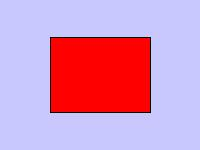
#> input picture Enfoque 2/7_Percepción/Gato.jpg, 200 x 150 px, found by its file name
$ python 49__reconocimiento_objetos.py
#> lines starting #> are read from the running program, lines starting #| are printed output that depends on the picture
# pip install scikit-image matplotlib

import numpy as np
import matplotlib.pyplot as plt
from skimage import io, color # Para cargar imagen y convertir a gris
from skimage.feature import local_binary_pattern # Para calcular LBP
import os

# Definir Nombres de Archivo
archivo_entrada = "/workspaces/KenyaGabrielaFrutosGonzalez-IA_P2/Enfoque 2/7_Percepción/Gato.jpg"
if not os.path.exists(archivo_entrada):
    print(f"Error: No se encontró '{archivo_entrada}'. Coloca una imagen con ese nombre.")
    exit()

try:
    # Cargar y Preprocesar Imagen
    imagen_color = io.imread(archivo_entrada)
#> imagen_color is the input picture: shape (150, 200, 3); mean R, G, B 210.7, 149.2, 189.1
    imagen_gris = color.rgb2gray(imagen_color) # LBP usualmente se aplica a escala de grises
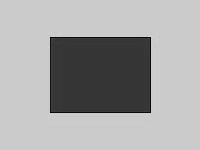
#> imagen_gris: shape (150, 200) float64; min 0.0139, max 0.905, mean 0.648
    print(f"Imagen '{archivo_entrada}' cargada y convertida a escala de grises.")

    # Calcular Patrones Binarios Locales (LBP)
    radius = 3 # Radio de la vecindad
    n_points = 8 * radius # Número de puntos vecinos a considerar
    metodo = 'uniform' # Método 'uniform' es robusto a rotaciones

    # Calcular la imagen LBP
    lbp = local_binary_pattern(imagen_gris, n_points, radius, method=metodo)
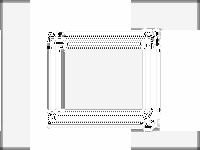
#> lbp: shape (150, 200) float64; min 0, max 25, mean 23.6; drawn with min black and max white
    print("Imagen LBP calculada.")

    # Calcular Histograma de LBP (Descriptor de Textura)
    # El histograma de los valores LBP es una forma común de representar la textura
    # El número de bins depende del método ('uniform' reduce el número de patrones)
    n_bins = int(lbp.max() + 1)
#> n_bins = 26
    hist_lbp, _ = np.histogram(lbp.ravel(), density=True, bins=n_bins, range=(0, n_bins))
#> hist_lbp = 26 values, max 0.506 at index 25, min 6.67e-05 at index 6, mean 0.0385
    print("Histograma LBP calculado.")

    # Visualizar Resultados
    plt.figure(figsize=(12, 6))

    # Imagen Original en Gris
    plt.subplot(1, 3, 1)
    plt.imshow(imagen_gris, cmap='gray')
    plt.title('Imagen Original (Gris)')
    plt.axis('off')

    # Imagen LBP
    plt.subplot(1, 3, 2)
    # Mostramos la imagen LBP (representa patrones locales)
    plt.imshow(lbp, cmap='gray')
    plt.title('Patrones Binarios Locales (LBP)')
    plt.axis('off')

    # Histograma LBP
    plt.subplot(1, 3, 3)
    plt.plot(hist_lbp)
    plt.title('Histograma LBP (Descriptor)')
    plt.xlabel('Valor del Patrón LBP')
    plt.ylabel('Proporción')
    plt.ylim(bottom=0) # Asegurar que el eje Y empiece en 0

    plt.tight_layout()
    plt.show()
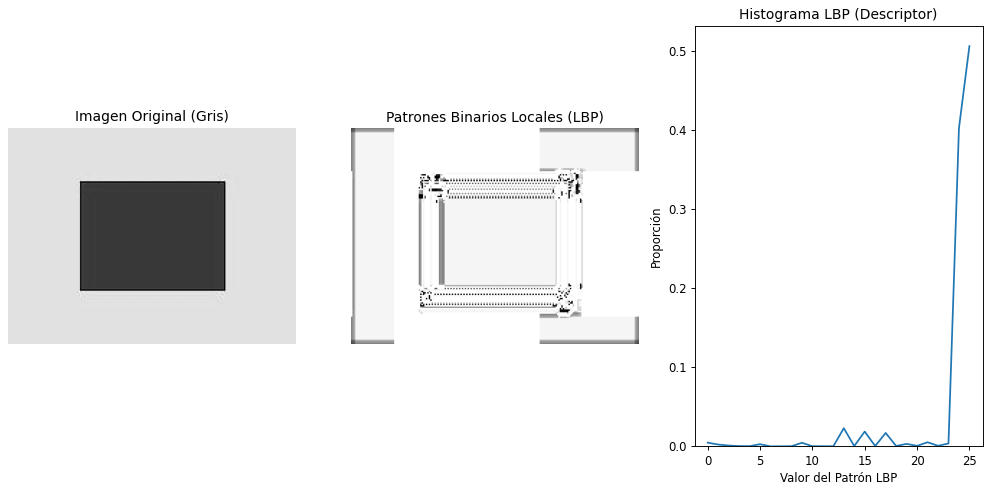
#> figure drawn by matplotlib, 3 panels; panel 3: curve peaks at x = 25, y = 0.506

except FileNotFoundError:
    print(f"Error: No se pudo encontrar el archivo '{archivo_entrada}'.")
except Exception as e:
    print(f"Ocurrió un error: {e}")
